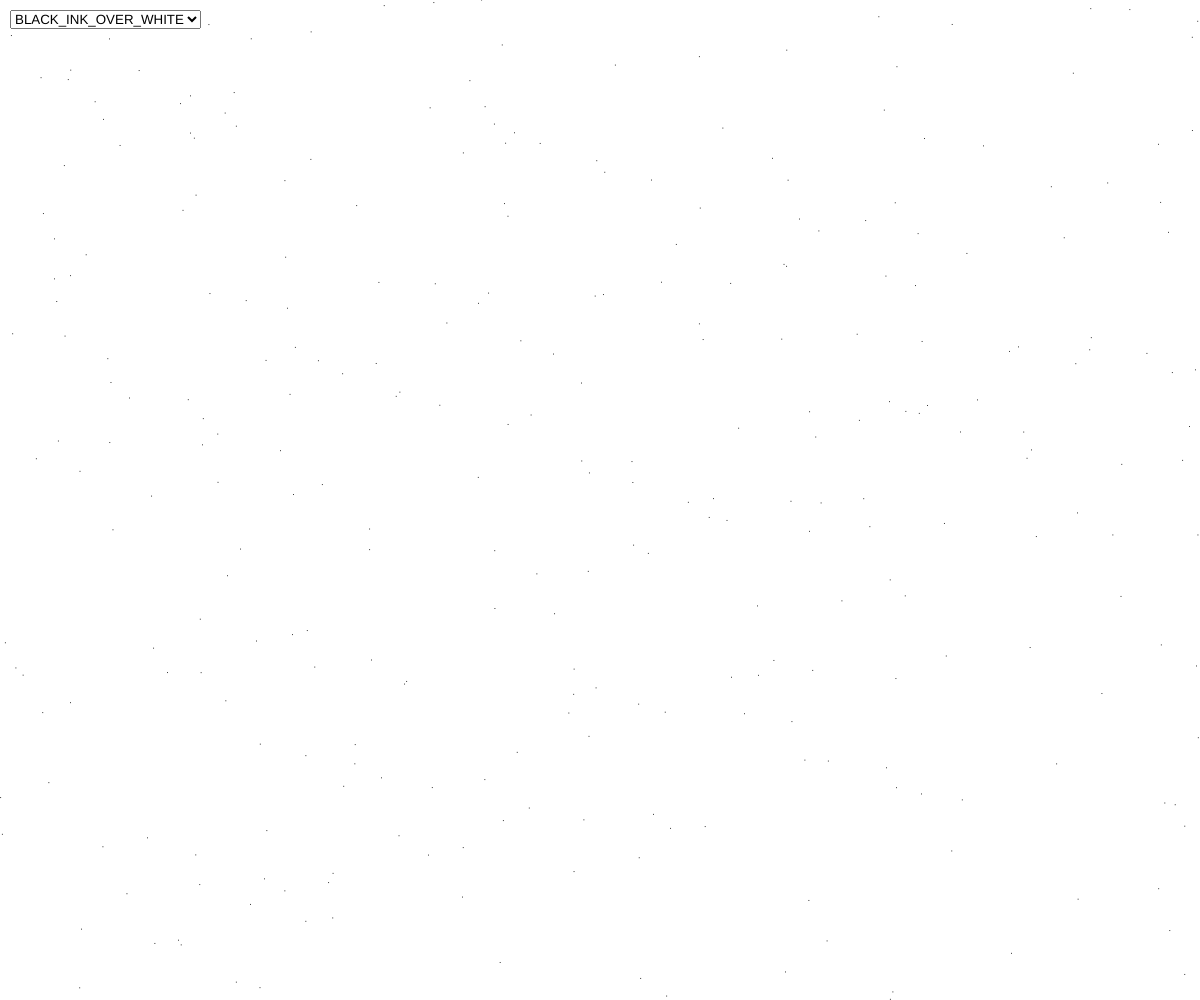
Frame 1 (no input)
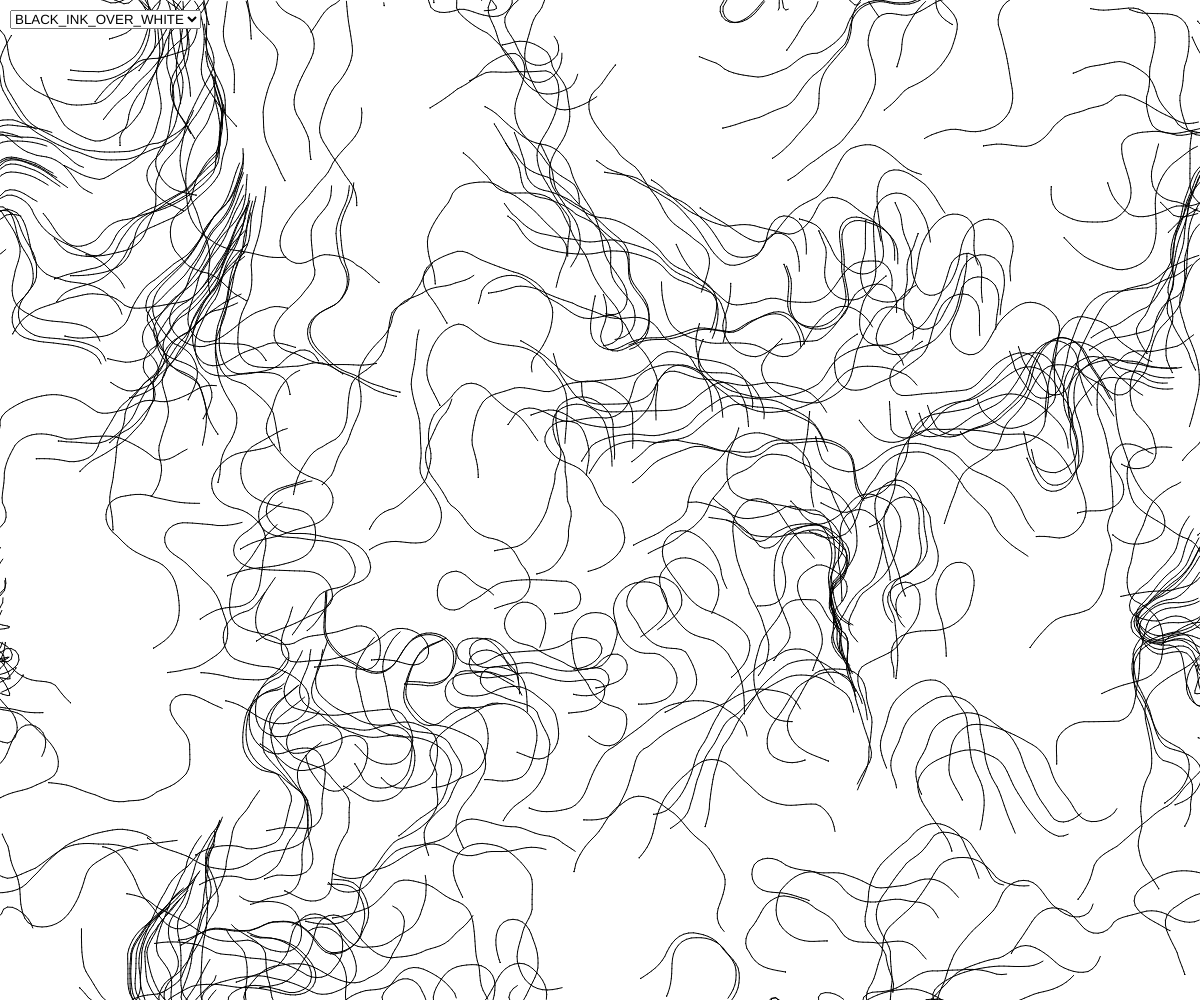
Frame 60 (no input)
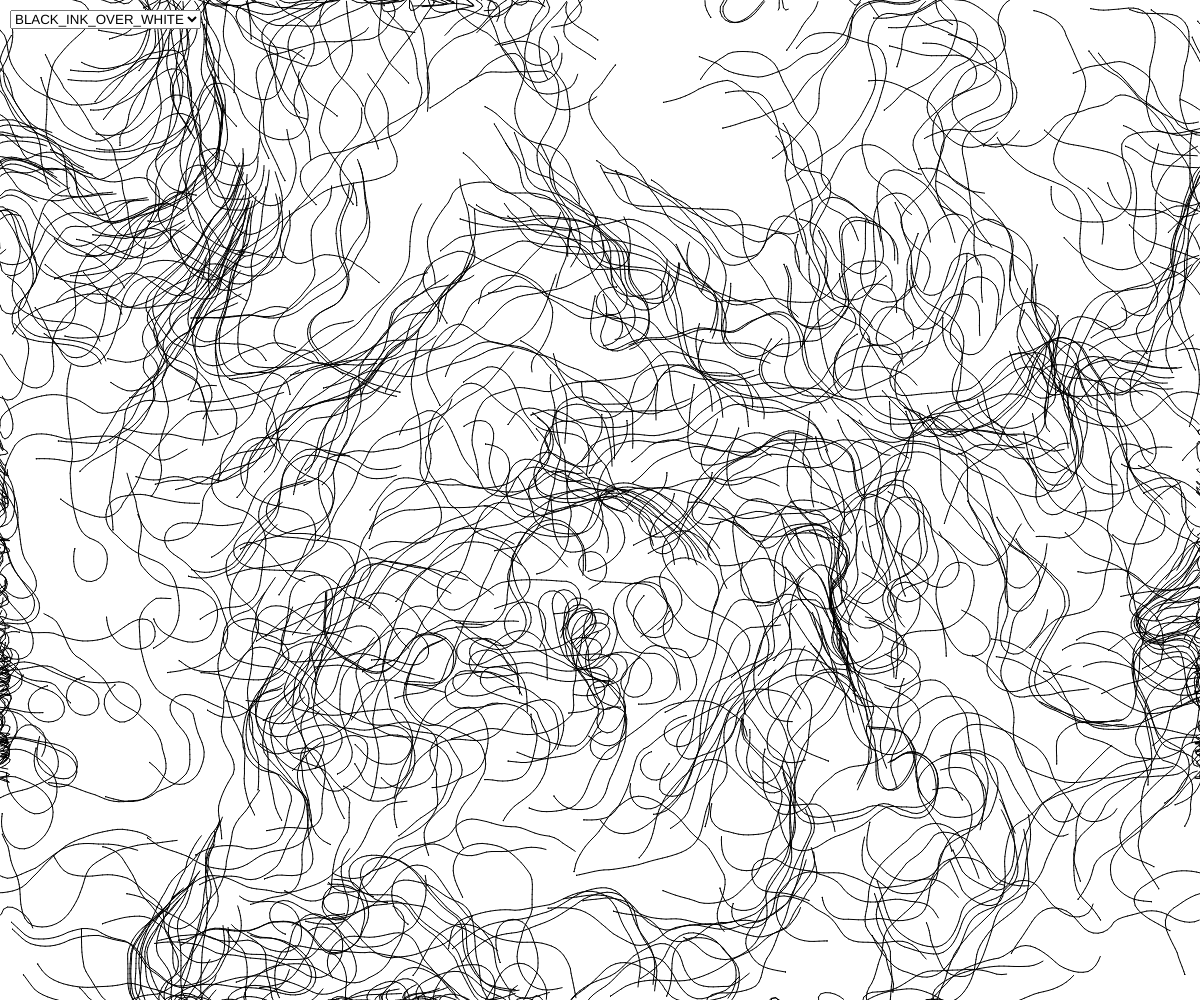
Frame 120 (the mouse pressed at the canvas centre since frame 60)

The p5.js sketch that drew these frames (run headless with seeded random() and noise() and a simulated clock; from frame 60 on, the mouse is pressed at the canvas centre):

// p5.js sketch
// ── sketch.js
// P5.js Code from Daniel Shiffman instructional <https://www.youtube.com/watch?v=BjoM9oKOAKY&t=542s>

var scl = 30;
var xvec, yvec;
var noiseInc = .1;
var time = 0;
var sometime=0;
var particles = [];
var flowfield;

const FLOWFIELD_SELECTED = 'softwarejim_flowfield_selection';
const BLACK_INK_OVER_WHITE = 1;
const PASTEL_OVER_BLACK = 2;
const COLOR_LERP_RED2BLUE = 3;

let choosenMode = 'BLACK_INK_OVER_WHITE';

let hows = [ { name:'COLOR_LERP_RED2BLUE',  value:COLOR_LERP_RED2BLUE}, 
             { name:'PASTEL_OVER_BLACK',    value:PASTEL_OVER_BLACK},
             { name:'BLACK_INK_OVER_WHITE', value:BLACK_INK_OVER_WHITE}
            ];

class InkMode {
    constructor(how=BLACK_INK_OVER_WHITE)
    {
        this.how = how;
        this.sometime = 0;
        this.resized = false;
    }
    draw_fill()
    {
        if (this.resized) {
            this.resized=false;
            this.setup_bg_fill();
        }
    }
    setup_bg_fill()
    {
        switch (this.how) {
            case BLACK_INK_OVER_WHITE:
                background(255);
                break;
            case PASTEL_OVER_BLACK:  
            case COLOR_LERP_RED2BLUE:
                background(0);
                break;
        }
    }
    color_set( aparticle )
    {
        switch (this.how) {
            case BLACK_INK_OVER_WHITE:
                noFill();
                stroke(0);
                break;
            case PASTEL_OVER_BLACK:
                noFill();
                this.sometime += 0.001;
                let nr = Math.trunc(noise(this.sometime)        * 255);
                let ng = Math.trunc(noise(this.sometime*2+500)  * 255);
                let nb = Math.trunc(noise(this.sometime*3+1000) * 255);
                stroke(nr,ng,nb);
                break;
            case COLOR_LERP_RED2BLUE:
                noFill();
                let inter=1;
                let c1 = color(255,0,0);
                let c2 = color(0, 0, 255);
                if (aparticle) {
                    let inter1 = map(aparticle.pos.x, 0, width, 0, .5);
                    let inter2 = map(aparticle.pos.y, 0, height, 0, .5);
                    inter = inter1 + inter2;
                } else {
                    inter = random();
                }
                let c = lerpColor(c1, c2, inter);
                stroke(c);
                break;
            }
    }
}
let useink;
let sel;
let gCounter=255;
let gFade=255;

function generateParticles(amount=300) {
    particles = [];
    for (let i = 0; i < amount ; i++) {
        particles[i] = new Particle();
    }
}

function setup() {
    let c = createCanvas(windowWidth, windowHeight);
    window.addEventListener('mousemove', e => {
        resetStyleAndCounters();
    });

    generateParticles();

    // See if the last choosen drawing method was
    // saved. If so, then use that setting.
    let picked = getItem(FLOWFIELD_SELECTED);
    if ( picked !== null) {
        choosenMode = picked;
    }

    // Create Option Selection Menu to choose from various
    // drawing modes.
    sel = createSelect();
    sel.position(10, 10);
    sel.class('select_class');
    hows.forEach( howObj => {
        sel.option( howObj.name );
    });
    sel.changed(mySelectHow);
    sel.selected(choosenMode);

    // Save this default setting to the browser
    storeItem(FLOWFIELD_SELECTED,choosenMode);

    // Now create the InkMode object. This figures out
    // what colors to use when drawing the flowfields.
    useink = new InkMode( getValue(hows,choosenMode));

    useink.setup_bg_fill();
}

/*
 * given a draw mode name, find out it's value. The value
 * is stored in the object's .value field.
 */
function getValue(ary, name) {
    let value=BLACK_INK_OVER_WHITE;
    ary.forEach( i => {
        if ( i.name === name) {
            value = i.value;
        }
    });
    return value;
}

function resetStyleAndCounters() {
    sel.style('display', 'block');
    sel.style('opacity', '255');
    gCounter=255;
    gFade=255;
    generateParticles();

}

/*
 * Handle devices that have TOUCH capability. So, if they
 * move their finger over the screen, it will bring the
 * option up.
 */
function touchMoved() {
    resetStyleAndCounters();
}

function mySelectHow() {
    let itemName = sel.value();
    let idvalue = getValue(hows, itemName);
    choosenMode = itemName;
    useink = new InkMode( idvalue );
    useink.setup_bg_fill();
    storeItem(FLOWFIELD_SELECTED,choosenMode);

}

let once=true;
function echoOnce(elm) {
    if (once) {
        console.log(elm);
        once=false;
    }
}
function draw() { // Rotating Vectors
       //background(0,0,0,30);
       useink.draw_fill();

       if ( gCounter <= 0 ) {
           gFade--;
           if ( gFade <= 0 ) {
            sel.style('display', 'none');
            echoOnce(sel.style);
           }
           else
           {
            let alpha = gFade/ 255;
            sel.style('opacity', alpha.toString());
           }
       }
       else
       {
            gCounter--;
       }
      
       FlowField();

       for (var k = 0; k < particles.length; k++) {
              particles[k].show();
              particles[k].update();
              particles[k].edge();
              particles[k].follow(flowfield);
       }
}

function FlowField(drawFlowFields){
       xvec = floor((windowWidth+50) / scl);
       yvec = floor((windowHeight+50) / scl);
       flowfield = new Array(xvec * yvec);

       var yNoise = 0;
       for (var y = 0; y < yvec; y++) {
              var xNoise = 0;
              for (var x = 0; x < xvec; x++) {
                     var vecDirect = noise(xNoise, yNoise, time) * 2*(TWO_PI);
                     var dir = p5.Vector.fromAngle(vecDirect);
                     var index = x + y * xvec;
                     flowfield[index] = dir;
                     dir.setMag(3);
                     xNoise += noiseInc;
                     if ( drawFlowFields) {
                        stroke(180);
                        push();
                        translate(x * scl, y * scl);
                        rotate(dir.heading());
                        line(0, 0, scl, 0);
                        pop();
                     }
                    
              }
              yNoise += noiseInc;
              time += .001;
       }
}

function Particle() {
       this.x = random(width);
       this.y = random(height);
       this.pos = createVector(this.x, this.y);
       this.prev = this.pos.copy();
       this.vel = createVector(0, 0);
       this.acc = createVector(0, 0);
       this.r = 2.0;
       this.maxspeed = 5;

       this.update = function() {
              this.pos.add(this.vel);
              this.vel.add(this.acc);
              this.acc.mult(0);
              this.vel.limit(this.maxspeed);
       }

       this.follow = function(vectors) { // flowfield vectors
              var x = floor(this.pos.x / scl);
              var y = floor(this.pos.y / scl);
              var index = x + y * xvec;
              var force = vectors[index];
              this.applyForce(force);
       }

       this.applyForce = function(force) {
              this.acc.add(force);
       }

       this.show = function() {
              useink.color_set(this);
              line(this.pos.x, this.pos.y, this.prev.x, this.prev.y );
              this.prev.x = this.pos.x;
              this.prev.y = this.pos.y;
       }

       this.edge = function() {
              if (this.pos.x < -this.r)  {this.pos.x = width + this.r; this.prev.x = this.pos.x;}
              if (this.pos.y < -this.r)  {this.pos.y = height + this.r; this.prev.y = this.pos.y;}
              if (this.pos.x > width + this.r) { this.pos.x = -this.r; this.prev.x = this.pos.x;}
              if (this.pos.y > height + this.r) { this.pos.y = -this.r; this.prev.y = this.pos.y;}
       }
}

function windowResized() {
    useink.resized = true;
    resizeCanvas(windowWidth, windowHeight);
}
// ── style.css

.select_class {
    font-size: larger;
    font-weight: bold;
    margin: 1rem;
    padding: 0.5rem;
    color: white;
    background-color: blue;
    border-radius: 1rem;
    opacity: 0.8;
}
